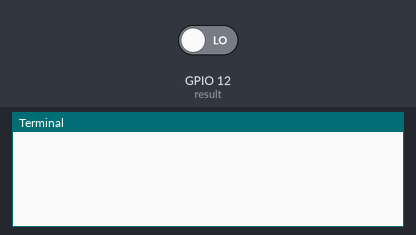
Recording of a program running on a simulated Raspberry Pi (BCM pin numbers). On the bench: the last lines printed to the terminal. The inputs (shaded band) are chosen by the test bench; at power-on: GPIO 12 (result) LOW.

Above: at 1.2 s.
1.3 s: GPIO 12 (result) driven HIGH
At 2.0 s:
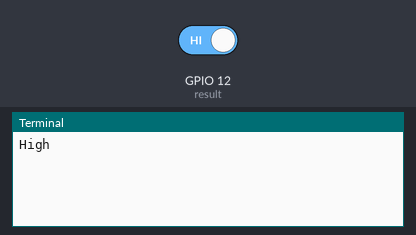
2.8 s: GPIO 12 (result) driven LOW
At 3.2 s:
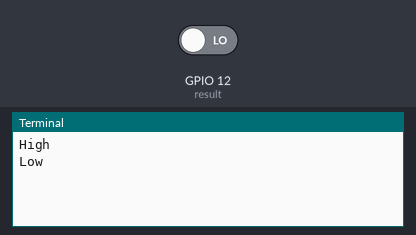

Measured:
- after the input at 1.3 s, the terminal: prints a new line at once (image 1)
- after the input at 2.8 s, the terminal: prints a new line at once (image 2)

The program:

read_wire_wait.py
```python
import time
import RPi.GPIO as GPIO

GPIO.setmode(GPIO.BCM)
GPIO.setup(12, GPIO.IN)

while True:

    # Wait for pin 12 to go high
    result = GPIO.wait_for_edge(12, GPIO.RISING)
    print("High")

    # Now wait for it to go low
    result = GPIO.wait_for_edge(12, GPIO.FALLING)
    print("Low")
```
